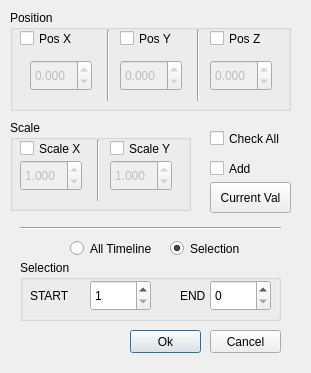
<?xml version="1.0" encoding="UTF-8"?>
<ui version="4.0">
 <class>Dialog</class>
 <widget class="QDialog" name="Dialog">
  <property name="geometry">
   <rect>
    <x>0</x>
    <y>0</y>
    <width>311</width>
    <height>373</height>
   </rect>
  </property>
  <property name="windowTitle">
   <string>Smart Transform</string>
  </property>
  <property name="toolTip">
   <string>Use this button to get the value in the Current frame for the Position Checked</string>
  </property>
  <widget class="QPushButton" name="okButton">
   <property name="geometry">
    <rect>
     <x>130</x>
     <y>330</y>
     <width>71</width>
     <height>23</height>
    </rect>
   </property>
   <property name="text">
    <string>Ok</string>
   </property>
  </widget>
  <widget class="QGroupBox" name="group1">
   <property name="geometry">
    <rect>
     <x>10</x>
     <y>10</y>
     <width>281</width>
     <height>101</height>
    </rect>
   </property>
   <property name="font">
    <font>
     <weight>50</weight>
     <italic>false</italic>
     <bold>false</bold>
     <underline>false</underline>
    </font>
   </property>
   <property name="statusTip">
    <string/>
   </property>
   <property name="autoFillBackground">
    <bool>false</bool>
   </property>
   <property name="title">
    <string>Position</string>
   </property>
   <property name="flat">
    <bool>false</bool>
   </property>
   <widget class="QCheckBox" name="checkX">
    <property name="geometry">
     <rect>
      <x>10</x>
      <y>20</y>
      <width>70</width>
      <height>17</height>
     </rect>
    </property>
    <property name="text">
     <string>Pos X</string>
    </property>
   </widget>
   <widget class="QCheckBox" name="checkY">
    <property name="geometry">
     <rect>
      <x>110</x>
      <y>20</y>
      <width>70</width>
      <height>17</height>
     </rect>
    </property>
    <property name="text">
     <string>Pos Y</string>
    </property>
   </widget>
   <widget class="QCheckBox" name="checkZ">
    <property name="geometry">
     <rect>
      <x>200</x>
      <y>20</y>
      <width>70</width>
      <height>17</height>
     </rect>
    </property>
    <property name="text">
     <string>Pos Z</string>
    </property>
   </widget>
   <widget class="Line" name="line_2">
    <property name="geometry">
     <rect>
      <x>90</x>
      <y>20</y>
      <width>16</width>
      <height>71</height>
     </rect>
    </property>
    <property name="orientation">
     <enum>Qt::Vertical</enum>
    </property>
   </widget>
   <widget class="Line" name="line_3">
    <property name="geometry">
     <rect>
      <x>180</x>
      <y>20</y>
      <width>16</width>
      <height>71</height>
     </rect>
    </property>
    <property name="orientation">
     <enum>Qt::Vertical</enum>
    </property>
   </widget>
   <widget class="QDoubleSpinBox" name="spinBox_X">
    <property name="enabled">
     <bool>false</bool>
    </property>
    <property name="geometry">
     <rect>
      <x>20</x>
      <y>50</y>
      <width>62</width>
      <height>31</height>
     </rect>
    </property>
    <property name="decimals">
     <number>3</number>
    </property>
    <property name="minimum">
     <double>-99.989999999999995</double>
    </property>
   </widget>
   <widget class="QDoubleSpinBox" name="spinBox_Y">
    <property name="enabled">
     <bool>false</bool>
    </property>
    <property name="geometry">
     <rect>
      <x>110</x>
      <y>50</y>
      <width>62</width>
      <height>31</height>
     </rect>
    </property>
    <property name="decimals">
     <number>3</number>
    </property>
    <property name="minimum">
     <double>-99.989999999999995</double>
    </property>
   </widget>
   <widget class="QDoubleSpinBox" name="spinBox_Z">
    <property name="enabled">
     <bool>false</bool>
    </property>
    <property name="geometry">
     <rect>
      <x>200</x>
      <y>50</y>
      <width>62</width>
      <height>31</height>
     </rect>
    </property>
    <property name="decimals">
     <number>3</number>
    </property>
    <property name="minimum">
     <double>-99.989999999999995</double>
    </property>
    <property name="singleStep">
     <double>0.001000000000000</double>
    </property>
   </widget>
   <widget class="QLabel" name="labelX">
    <property name="geometry">
     <rect>
      <x>30</x>
      <y>80</y>
      <width>21</width>
      <height>20</height>
     </rect>
    </property>
    <property name="palette">
     <palette>
      <active>
       <colorrole role="WindowText">
        <brush brushstyle="SolidPattern">
         <color alpha="255">
          <red>255</red>
          <green>0</green>
          <blue>0</blue>
         </color>
        </brush>
       </colorrole>
      </active>
      <inactive>
       <colorrole role="WindowText">
        <brush brushstyle="SolidPattern">
         <color alpha="255">
          <red>255</red>
          <green>0</green>
          <blue>0</blue>
         </color>
        </brush>
       </colorrole>
      </inactive>
      <disabled>
       <colorrole role="WindowText">
        <brush brushstyle="SolidPattern">
         <color alpha="255">
          <red>120</red>
          <green>120</green>
          <blue>120</blue>
         </color>
        </brush>
       </colorrole>
      </disabled>
     </palette>
    </property>
    <property name="text">
     <string/>
    </property>
   </widget>
   <widget class="QLabel" name="labelY">
    <property name="geometry">
     <rect>
      <x>120</x>
      <y>80</y>
      <width>21</width>
      <height>20</height>
     </rect>
    </property>
    <property name="palette">
     <palette>
      <active>
       <colorrole role="WindowText">
        <brush brushstyle="SolidPattern">
         <color alpha="255">
          <red>255</red>
          <green>0</green>
          <blue>0</blue>
         </color>
        </brush>
       </colorrole>
      </active>
      <inactive>
       <colorrole role="WindowText">
        <brush brushstyle="SolidPattern">
         <color alpha="255">
          <red>255</red>
          <green>0</green>
          <blue>0</blue>
         </color>
        </brush>
       </colorrole>
      </inactive>
      <disabled>
       <colorrole role="WindowText">
        <brush brushstyle="SolidPattern">
         <color alpha="255">
          <red>120</red>
          <green>120</green>
          <blue>120</blue>
         </color>
        </brush>
       </colorrole>
      </disabled>
     </palette>
    </property>
    <property name="text">
     <string/>
    </property>
    <property name="wordWrap">
     <bool>false</bool>
    </property>
   </widget>
   <widget class="QLabel" name="labelZ">
    <property name="geometry">
     <rect>
      <x>210</x>
      <y>80</y>
      <width>21</width>
      <height>20</height>
     </rect>
    </property>
    <property name="palette">
     <palette>
      <active>
       <colorrole role="WindowText">
        <brush brushstyle="SolidPattern">
         <color alpha="255">
          <red>255</red>
          <green>0</green>
          <blue>0</blue>
         </color>
        </brush>
       </colorrole>
      </active>
      <inactive>
       <colorrole role="WindowText">
        <brush brushstyle="SolidPattern">
         <color alpha="255">
          <red>255</red>
          <green>0</green>
          <blue>0</blue>
         </color>
        </brush>
       </colorrole>
      </inactive>
      <disabled>
       <colorrole role="WindowText">
        <brush brushstyle="SolidPattern">
         <color alpha="255">
          <red>120</red>
          <green>120</green>
          <blue>120</blue>
         </color>
        </brush>
       </colorrole>
      </disabled>
     </palette>
    </property>
    <property name="text">
     <string/>
    </property>
   </widget>
  </widget>
  <widget class="Line" name="line">
   <property name="geometry">
    <rect>
     <x>20</x>
     <y>220</y>
     <width>261</width>
     <height>16</height>
    </rect>
   </property>
   <property name="orientation">
    <enum>Qt::Horizontal</enum>
   </property>
  </widget>
  <widget class="QPushButton" name="cancelButton">
   <property name="geometry">
    <rect>
     <x>210</x>
     <y>330</y>
     <width>71</width>
     <height>23</height>
    </rect>
   </property>
   <property name="text">
    <string>Cancel</string>
   </property>
  </widget>
  <widget class="QGroupBox" name="group3">
   <property name="enabled">
    <bool>true</bool>
   </property>
   <property name="geometry">
    <rect>
     <x>20</x>
     <y>260</y>
     <width>261</width>
     <height>61</height>
    </rect>
   </property>
   <property name="title">
    <string>Selection</string>
   </property>
   <widget class="QSpinBox" name="spinBox_Start">
    <property name="geometry">
     <rect>
      <x>70</x>
      <y>20</y>
      <width>61</width>
      <height>31</height>
     </rect>
    </property>
    <property name="minimum">
     <number>1</number>
    </property>
    <property name="value">
     <number>1</number>
    </property>
   </widget>
   <widget class="QLabel" name="label">
    <property name="geometry">
     <rect>
      <x>10</x>
      <y>20</y>
      <width>51</width>
      <height>31</height>
     </rect>
    </property>
    <property name="text">
     <string>START</string>
    </property>
   </widget>
   <widget class="QLabel" name="label_2">
    <property name="geometry">
     <rect>
      <x>160</x>
      <y>20</y>
      <width>31</width>
      <height>31</height>
     </rect>
    </property>
    <property name="text">
     <string>END</string>
    </property>
   </widget>
   <widget class="QSpinBox" name="spinBox_End">
    <property name="geometry">
     <rect>
      <x>190</x>
      <y>20</y>
      <width>61</width>
      <height>31</height>
     </rect>
    </property>
   </widget>
  </widget>
  <widget class="QRadioButton" name="radioB_AllTime">
   <property name="geometry">
    <rect>
     <x>70</x>
     <y>240</y>
     <width>82</width>
     <height>17</height>
    </rect>
   </property>
   <property name="toolTip">
    <string>Check to affect keyframes in the intire scene</string>
   </property>
   <property name="text">
    <string>All Timeline</string>
   </property>
   <property name="checked">
    <bool>false</bool>
   </property>
  </widget>
  <widget class="QRadioButton" name="radioB_Selection">
   <property name="geometry">
    <rect>
     <x>170</x>
     <y>240</y>
     <width>82</width>
     <height>17</height>
    </rect>
   </property>
   <property name="toolTip">
    <string>Check to affect keyframes in the Timeline Selection</string>
   </property>
   <property name="text">
    <string>Selection</string>
   </property>
   <property name="checked">
    <bool>true</bool>
   </property>
  </widget>
  <widget class="QGroupBox" name="group2">
   <property name="geometry">
    <rect>
     <x>10</x>
     <y>120</y>
     <width>181</width>
     <height>91</height>
    </rect>
   </property>
   <property name="title">
    <string>Scale</string>
   </property>
   <widget class="QDoubleSpinBox" name="spinBox_Sx">
    <property name="enabled">
     <bool>false</bool>
    </property>
    <property name="geometry">
     <rect>
      <x>10</x>
      <y>40</y>
      <width>62</width>
      <height>31</height>
     </rect>
    </property>
    <property name="decimals">
     <number>3</number>
    </property>
    <property name="minimum">
     <double>-99.989999999999995</double>
    </property>
    <property name="singleStep">
     <double>0.100000000000000</double>
    </property>
    <property name="value">
     <double>1.000000000000000</double>
    </property>
   </widget>
   <widget class="QCheckBox" name="checkSx">
    <property name="geometry">
     <rect>
      <x>10</x>
      <y>20</y>
      <width>70</width>
      <height>17</height>
     </rect>
    </property>
    <property name="text">
     <string>Scale X</string>
    </property>
   </widget>
   <widget class="QDoubleSpinBox" name="spinBox_Sy">
    <property name="enabled">
     <bool>false</bool>
    </property>
    <property name="geometry">
     <rect>
      <x>100</x>
      <y>40</y>
      <width>62</width>
      <height>31</height>
     </rect>
    </property>
    <property name="decimals">
     <number>3</number>
    </property>
    <property name="minimum">
     <double>-99.989999999999995</double>
    </property>
    <property name="singleStep">
     <double>0.100000000000000</double>
    </property>
    <property name="value">
     <double>1.000000000000000</double>
    </property>
   </widget>
   <widget class="QCheckBox" name="checkSy">
    <property name="geometry">
     <rect>
      <x>100</x>
      <y>20</y>
      <width>70</width>
      <height>17</height>
     </rect>
    </property>
    <property name="text">
     <string>Scale Y</string>
    </property>
   </widget>
   <widget class="Line" name="line_4">
    <property name="geometry">
     <rect>
      <x>80</x>
      <y>20</y>
      <width>16</width>
      <height>61</height>
     </rect>
    </property>
    <property name="orientation">
     <enum>Qt::Vertical</enum>
    </property>
   </widget>
   <widget class="QLabel" name="labelSX">
    <property name="geometry">
     <rect>
      <x>30</x>
      <y>70</y>
      <width>21</width>
      <height>20</height>
     </rect>
    </property>
    <property name="palette">
     <palette>
      <active>
       <colorrole role="WindowText">
        <brush brushstyle="SolidPattern">
         <color alpha="255">
          <red>255</red>
          <green>0</green>
          <blue>0</blue>
         </color>
        </brush>
       </colorrole>
      </active>
      <inactive>
       <colorrole role="WindowText">
        <brush brushstyle="SolidPattern">
         <color alpha="255">
          <red>255</red>
          <green>0</green>
          <blue>0</blue>
         </color>
        </brush>
       </colorrole>
      </inactive>
      <disabled>
       <colorrole role="WindowText">
        <brush brushstyle="SolidPattern">
         <color alpha="255">
          <red>120</red>
          <green>120</green>
          <blue>120</blue>
         </color>
        </brush>
       </colorrole>
      </disabled>
     </palette>
    </property>
    <property name="text">
     <string/>
    </property>
   </widget>
   <widget class="QLabel" name="labelSY">
    <property name="geometry">
     <rect>
      <x>120</x>
      <y>70</y>
      <width>21</width>
      <height>20</height>
     </rect>
    </property>
    <property name="palette">
     <palette>
      <active>
       <colorrole role="WindowText">
        <brush brushstyle="SolidPattern">
         <color alpha="255">
          <red>255</red>
          <green>0</green>
          <blue>0</blue>
         </color>
        </brush>
       </colorrole>
      </active>
      <inactive>
       <colorrole role="WindowText">
        <brush brushstyle="SolidPattern">
         <color alpha="255">
          <red>255</red>
          <green>0</green>
          <blue>0</blue>
         </color>
        </brush>
       </colorrole>
      </inactive>
      <disabled>
       <colorrole role="WindowText">
        <brush brushstyle="SolidPattern">
         <color alpha="255">
          <red>120</red>
          <green>120</green>
          <blue>120</blue>
         </color>
        </brush>
       </colorrole>
      </disabled>
     </palette>
    </property>
    <property name="text">
     <string/>
    </property>
   </widget>
  </widget>
  <widget class="QCheckBox" name="checkALL">
   <property name="geometry">
    <rect>
     <x>210</x>
     <y>130</y>
     <width>70</width>
     <height>17</height>
    </rect>
   </property>
   <property name="toolTip">
    <string>Check this to check all available attributes</string>
   </property>
   <property name="text">
    <string>Check All</string>
   </property>
  </widget>
  <widget class="QPushButton" name="currVal">
   <property name="geometry">
    <rect>
     <x>210</x>
     <y>182</y>
     <width>81</width>
     <height>31</height>
    </rect>
   </property>
   <property name="toolTip">
    <string>Push this to get the current  value to the checked attributtes</string>
   </property>
   <property name="text">
    <string>Current Val</string>
   </property>
  </widget>
  <widget class="QCheckBox" name="checkAdd">
   <property name="geometry">
    <rect>
     <x>210</x>
     <y>160</y>
     <width>70</width>
     <height>17</height>
    </rect>
   </property>
   <property name="toolTip">
    <string>Checj this to Add the given velue to the chosen Attribute </string>
   </property>
   <property name="text">
    <string>Add</string>
   </property>
  </widget>
 </widget>
 <resources/>
 <connections/>
</ui>
